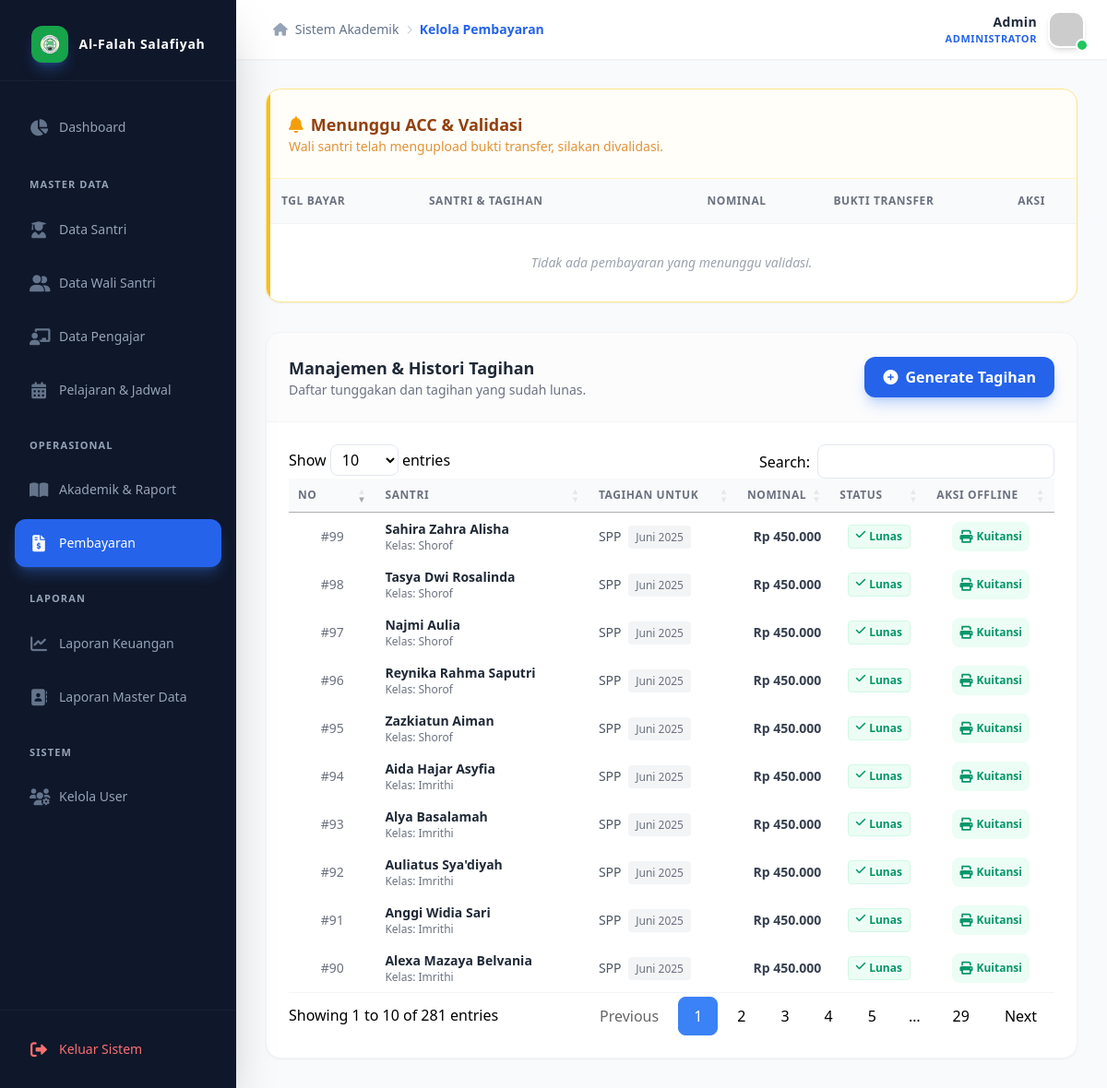
Screenshot of /admin/kelola_pembayaran.php (signed in) with the database file from the repository.
### tables this page shows
CREATE TABLE `tagihan` (
  `id_tagihan` int(11) NOT NULL,
  `id_santri` int(11) NOT NULL,
  `jenis_tagihan` enum('SPP','Daftar Ulang') NOT NULL,
  `bulan` varchar(20) DEFAULT NULL,
  `tahun` varchar(10) NOT NULL,
  `nominal` int(11) NOT NULL,
  `status_tagihan` enum('Belum Lunas','Menunggu Konfirmasi','Lunas') DEFAULT 'Belum Lunas'
);

CREATE TABLE `santri` (
  `id_santri` int(11) NOT NULL,
  `id_wali` int(11) DEFAULT NULL,
  `nis` varchar(50) NOT NULL,
  `nama_santri` varchar(100) NOT NULL,
  `tempat_lahir` varchar(100) DEFAULT NULL,
  `tanggal_lahir` date DEFAULT NULL,
  `jenis_kelamin` enum('Laki-laki','Perempuan') DEFAULT NULL,
  `kelas` varchar(20) NOT NULL,
  `status_aktif` enum('Aktif','Lulus','Pindah') DEFAULT 'Aktif'
);

### admin/kelola_pembayaran.php (the view, shortened to what this page needs)
<?php
require_once '../koneksi.php';
include '../components/header.php';
?>
<link rel="stylesheet" href="https://cdn.datatables.net/1.13.7/css/jquery.dataTables.min.css">
<link href="https://cdn.jsdelivr.net/npm/select2@4.1.0-rc.0/dist/css/select2.min.css" rel="stylesheet" />
<?php include '../components/sidebar.php'; ?>
<div class="flex-1 flex flex-col h-screen overflow-hidden">
    <?php include '../components/navbar.php'; ?>
    <main class="flex-1 overflow-y-auto p-4 sm:p-6 lg:p-8 relative bg-gray-50">
        <div class="bg-white rounded-2xl shadow-sm border border-amber-200 overflow-hidden mb-8 relative">
            <div class="absolute top-0 left-0 w-1 h-full bg-amber-400"></div>
            <div class="p-6 border-b border-amber-100 bg-amber-50/30 flex justify-between items-center">
                <div>
                    <h2 class="text-lg font-bold text-amber-800 flex items-center gap-2">
                        <i class="fas fa-bell text-amber-500"></i> Menunggu ACC & Validasi
                    </h2>
                    <p class="text-sm text-amber-600/80">Wali santri telah mengupload bukti transfer, silakan
                        divalidasi.
                    </p>
                </div>
            </div>
            <div class="overflow-x-auto w-full">
                <table class="w-full text-left whitespace-nowrap tabel-biasa">
                    <thead>
                        <tr class="bg-gray-50 text-gray-500 text-xs uppercase tracking-wider border-b border-gray-100">
                            <th class="p-4 font-semibold">Tgl Bayar</th>
                            <th class="p-4 font-semibold">Santri & Tagihan</th>
                            <th class="p-4 font-semibold text-right">Nominal</th>
                            <th class="p-4 font-semibold text-center">Bukti Transfer</th>
                            <th class="p-4 font-semibold text-center">Aksi</th>
                        </tr>
                    </thead>
                    <tbody class="text-sm text-gray-700">
                        <?php
                        $q_pending = mysqli_query($koneksi, "
                        SELECT p.*, t.jenis_tagihan, t.bulan, t.tahun, t.nominal, s.nama_santri, s.kelas
                        FROM pembayaran p
                        JOIN tagihan t ON p.id_tagihan = t.id_tagihan
                        JOIN santri s ON t.id_santri = s.id_santri
                        WHERE p.status_acc = 'Pending'
                        ORDER BY p.tanggal_bayar ASC
                    ");
                        if (mysqli_num_rows($q_pending) > 0) {
                            while ($p = mysqli_fetch_array($q_pending)):
                        ?>
                                <tr class="hover:bg-amber-50/20 transition-colors border-b border-gray-50">
                                    <td class="p-4 text-gray-500 font-medium">
                                        <?php echo date('d M Y, H:i', strtotime($p['tanggal_bayar'])); ?></td>
                                    <td class="p-4">
                                        <p class="font-bold text-gray-800"><?php echo htmlspecialchars($p['nama_santri']); ?>
                                            <span
                                                class="text-xs font-normal bg-gray-100 px-2 py-0.5 rounded text-gray-600"><?php echo $p['kelas']; ?></span>
                                        </p>
                                        <p class="text-xs text-amber-600 font-semibold mt-0.5">
                                            <?php echo $p['jenis_tagihan']; ?> -
                                            <?php echo $p['bulan'] ? $p['bulan'] . ' ' : ''; ?><?php echo $p['tahun']; ?></p>
                                    </td>
                                    <td class="p-4 text-right font-bold text-gray-700">Rp
                                        <?php echo number_format($p['nominal'], 0, ',', '.'); ?></td>
                                    <td class="p-4 text-center">
                                        <button onclick="lihatBukti('<?php echo $p['bukti_transfer']; ?>')"
                                            class="inline-flex items-center gap-1 bg-blue-50 text-blue-600 hover:bg-blue-100 px-3 py-1.5 rounded-lg text-xs font-bold transition">
                                            <i class="fas fa-image"></i> Lihat Foto
                                        </button>
                                    </td>
                                    <td class="p-4 text-center">
                                        <button
                                            onclick="bukaModalAcc(<?php echo $p['id_pembayaran']; ?>, <?php echo $p['id_tagihan']; ?>, '<?php echo addslashes($p['nama_santri']); ?>')"
                                            class="bg-emerald-500 hover:bg-emerald-600 text-white px-4 py-1.5 rounded-lg text-sm font-bold shadow-sm shadow-emerald-500/30 transition">
                                            Proses <i class="fas fa-chevron-right text-xs ml-1"></i>
                                        </button>
                                    </td>
                                </tr>
                        <?php
                            endwhile;
                        } else {
                            echo '<tr><td colspan="5" class="p-8 text-center text-gray-400 italic">Tidak ada pembayaran yang menunggu validasi.</td></tr>';
                        }
                        ?>
                    </tbody>
                </table>
            </div>
        </div>
        <div class="bg-white rounded-2xl shadow-sm border border-gray-100 overflow-hidden">
            <div
                class="p-6 border-b border-gray-100 flex flex-col sm:flex-row sm:items-center justify-between gap-4 bg-gray-50/50">
                <div>
                    <h2 class="text-lg font-bold text-gray-800">Manajemen & Histori Tagihan</h2>
                    <p class="text-sm text-gray-500">Daftar tunggakan dan tagihan yang sudah lunas.</p>
                </div>
                <button onclick="bukaModal('modal-generate')"
                    class="w-full sm:w-auto px-5 py-2.5 bg-blue-600 text-white rounded-xl font-semibold hover:bg-blue-700 transition flex items-center justify-center gap-2 shadow-lg shadow-blue-500/30">
                    <i class="fas fa-plus-circle"></i> Generate Tagihan
                </button>
            </div>
            <div class="overflow-x-auto w-full">
                <table id="tabel-tagihan" class="w-full text-left whitespace-nowrap">
                    <thead>
                        <tr class="bg-gray-50 text-gray-500 text-xs uppercase tracking-wider">
                            <th class="p-4 font-semibold w-16 text-center">No</th>
                            <th class="p-4 font-semibold">Santri</th>
                            <th class="p-4 font-semibold">Tagihan Untuk</th>
                            <th class="p-4 font-semibold text-right">Nominal</th>
                            <th class="p-4 font-semibold text-center">Status</th>
                            <th class="p-4 font-semibold text-center">Aksi Offline</th>
                        </tr>
                    </thead>
                    <tbody class="text-sm text-gray-700">
                        <?php
                        $no = 1;
                        $q_tagihan = mysqli_query($koneksi, "
                        SELECT t.*, s.nama_santri, s.kelas
                        FROM tagihan t
                        JOIN santri s ON t.id_santri = s.id_santri
                        ORDER BY t.id_tagihan DESC
                    ");
                        while ($t = mysqli_fetch_array($q_tagihan)):
                        ?>
                            <tr class="hover:bg-blue-50/30 transition-colors border-b border-gray-50">
                                <td class="p-4 text-center text-gray-500 font-medium">#<?php echo $no++; ?></td>
                                <td class="p-4">
                                    <p class="font-bold text-gray-800"><?php echo htmlspecialchars($t['nama_santri']); ?>
                                    </p>
                                    <p class="text-xs text-gray-500">Kelas: <?php echo $t['kelas']; ?></p>
                                </td>
                                <td class="p-4 text-gray-600 font-medium">
                                    <?php echo $t['jenis_tagihan']; ?> <span
                                        class="text-xs bg-gray-100 text-gray-500 px-2 py-1 rounded ml-1"><?php echo $t['bulan'] ? $t['bulan'] . ' ' : ''; ?><?php echo $t['tahun']; ?></span>
                                </td>
                                <td class="p-4 text-right font-bold text-gray-700">Rp
                                    <?php echo number_format($t['nominal'], 0, ',', '.'); ?></td>
                                <td class="p-4 text-center">
                                    <?php if ($t['status_tagihan'] == 'Lunas'): ?>
                                        <span
                                            class="inline-flex px-2 py-1 rounded bg-emerald-50 text-emerald-600 text-xs font-bold border border-emerald-100"><i
                                                class="fas fa-check mr-1"></i> Lunas</span>
                                    <?php elseif ($t['status_tagihan'] == 'Menunggu Konfirmasi'): ?>
                                        <span
                                            class="inline-flex px-2 py-1 rounded bg-amber-50 text-amber-600 text-xs font-bold border border-amber-100"><i
                                                class="fas fa-clock mr-1"></i> Pending</span>
                                    <?php else: ?>
                                        <span
                                            class="inline-flex px-2 py-1 rounded bg-red-50 text-red-600 text-xs font-bold border border-red-100">Tunggakan</span>
                                    <?php endif; ?>
                                </td>
                                <td class="p-4 text-center">
                                    <?php if ($t['status_tagihan'] == 'Belum Lunas'): ?>
                                        <button
                                            onclick="bukaModalCash(<?php echo $t['id_tagihan']; ?>, '<?php echo addslashes($t['nama_santri']); ?>', '<?php echo $t['jenis_tagihan']; ?>')"
                                            class="bg-blue-50 text-blue-600 hover:bg-blue-600 hover:text-white px-3 py-1.5 rounded-lg text-xs font-bold transition border border-blue-200">
                                            <i class="fas fa-money-bill-wave mr-1"></i> Bayar Tunai
                                        </button>
                                    <?php elseif ($t['status_tagihan'] == 'Lunas') :                        ?>
                                        <a href="cetak_kuitansi.php?id=<?php echo $t['id_tagihan']; ?>" target="_blank"
                                            class="p-2 bg-emerald-50 text-emerald-600 hover:bg-emerald-500 hover:text-white rounded-lg transition inline-flex items-center gap-1"
                                            title="Cetak Kuitansi">
                                            <i class="fas fa-print"></i>
                                            <span class="text-xs font-semibold hidden sm:inline">Kuitansi</span>
                                        </a>
                                    <?php else: ?>
                                        <span class="text-xs text-gray-400 italic">Menunggu Pembayaran</span>
                                    <?php endif; ?>
                                </td>
                            </tr>
                        <?php endwhile; ?>
                    </tbody>
                </table>
            </div>
        </div>
    </main>
</div>
<?php include '../components/footer.php'; ?>

### admin/kelola_pembayaran.php (style rules this page uses)
table.dataTable.no-footer { border-bottom: 1px solid #f1f5f9; }
table.dataTable thead th, table.dataTable thead td { border-bottom: 1px solid #f1f5f9; }

### rows the page displays
tagihan: id_santri.nama_santri "Alexa Mazaya Belvania", id_santri.kelas "Imrithi", jenis_tagihan "SPP", bulan "Juni", tahun "2025", nominal "450.000", status_tagihan "Lunas" (drawn)
tagihan: id_santri.nama_santri "Anggi Widia Sari", id_santri.kelas "Imrithi", jenis_tagihan "SPP", bulan "Juni", tahun "2025", nominal "450.000", status_tagihan "Lunas" (drawn)
tagihan: id_santri.nama_santri "Auliatus Sya'diyah", id_santri.kelas "Imrithi", jenis_tagihan "SPP", bulan "Juni", tahun "2025", nominal "450.000", status_tagihan "Lunas" (drawn)
tagihan: id_santri.nama_santri "Alya Basalamah", id_santri.kelas "Imrithi", jenis_tagihan "SPP", bulan "Juni", tahun "2025", nominal "450.000", status_tagihan "Lunas" (drawn)
tagihan: id_santri.nama_santri "Aida Hajar Asyfia", id_santri.kelas "Imrithi", jenis_tagihan "SPP", bulan "Juni", tahun "2025", nominal "450.000", status_tagihan "Lunas" (drawn)
tagihan: id_santri.nama_santri "Zazkiatun Aiman", id_santri.kelas "Shorof", jenis_tagihan "SPP", bulan "Juni", tahun "2025", nominal "450.000", status_tagihan "Lunas" (drawn)
tagihan: id_santri.nama_santri "Reynika Rahma Saputri", id_santri.kelas "Shorof", jenis_tagihan "SPP", bulan "Juni", tahun "2025", nominal "450.000", status_tagihan "Lunas" (drawn)
tagihan: id_santri.nama_santri "Najmi Aulia", id_santri.kelas "Shorof", jenis_tagihan "SPP", bulan "Juni", tahun "2025", nominal "450.000", status_tagihan "Lunas" (drawn)
tagihan: id_santri.nama_santri "Tasya Dwi Rosalinda", id_santri.kelas "Shorof", jenis_tagihan "SPP", bulan "Juni", tahun "2025", nominal "450.000", status_tagihan "Lunas" (drawn)
tagihan: id_santri.nama_santri "Sahira Zahra Alisha", id_santri.kelas "Shorof", jenis_tagihan "SPP", bulan "Juni", tahun "2025", nominal "450.000", status_tagihan "Lunas" (drawn)

### other values shown
$nama_lengkap "Admin"
$role_teks "ADMINISTRATOR"
